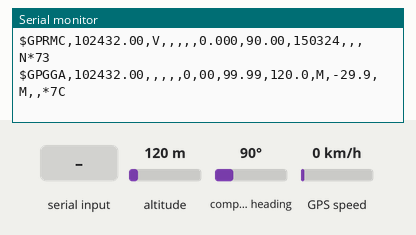
Simulated run of this sketch. Board: ESP8266 (NodeMCU). Parts: the last lines printed to the serial monitor. The test bench sets the inputs (shaded band); at power-on: compass heading 90°, altitude 120 m, GPS speed 0 km/h. WiFi joins after 1.5 s; servers stay silent unless stated; the GPS gets a fix after 3 s at 37.7749, -122.4194 with 8 satellites.

Above: at 2.7 s.
2.8 s: compass heading set to 269°
At 4.3 s:
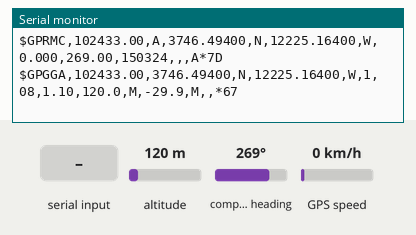
5.0 s: altitude set to 20 m
At 6.1 s:
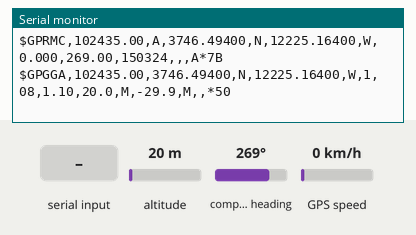
8.0 s: GPS speed set to 2 km/h
At 9.3 s:
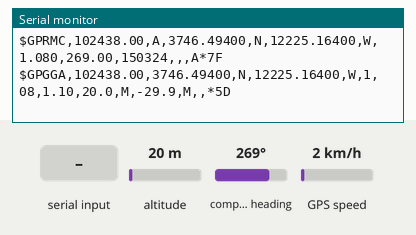
10.0 s: GPS speed set to 30 km/h
At 11.3 s:
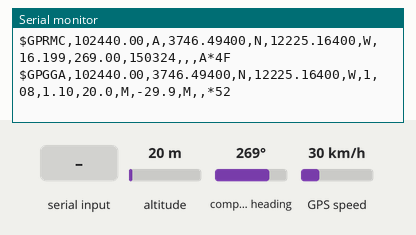
14.0 s: "1" received over the second serial link
At 14.4 s:
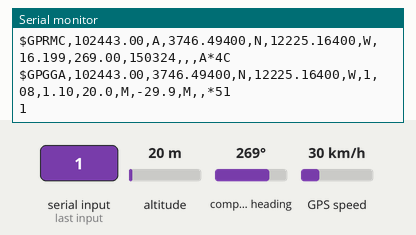
15.5 s: altitude set to 250 m
At 18.9 s:
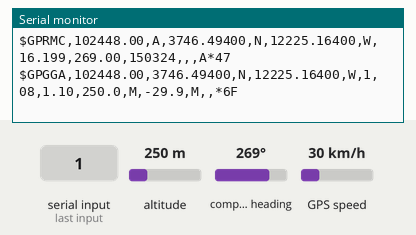

The sketch:

GPS_tracking.ino
```cpp
#include <TinyGPSPlus.h>
#include <SoftwareSerial.h>
#include <ESP8266WiFi.h>
#include <ESP8266WebServer.h>


const char* ssid     = "HONOR X9d";
const char* password = "keithlee";


#define GPS_RX_PIN D7
#define GPS_TX_PIN D8
#define GPS_BAUD   9600

TinyGPSPlus gps;
SoftwareSerial gpsSerial(GPS_RX_PIN, GPS_TX_PIN);


ESP8266WebServer server(80);

void handleGPS() {
  server.sendHeader("Access-Control-Allow-Origin", "*");

  if (!gps.location.isValid()) {
    char json[64];
    snprintf(json, sizeof(json),
      "{\"valid\":false,\"sats\":%d}",
      gps.satellites.value()
    );
    server.send(200, "application/json", json);
    return;
  }

  char json[256];
  snprintf(json, sizeof(json),
    "{"
      "\"valid\":true,"
      "\"lat\":%.6f,"
      "\"lon\":%.6f,"
      "\"speed\":%.2f,"
      "\"sat\":%d,"
      "\"hdop\":%.2f"
    "}",
    gps.location.lat(),
    gps.location.lng(),
    gps.speed.kmph(),
    gps.satellites.value(),
    gps.hdop.hdop()
  );

  server.send(200, "application/json", json);
}


void setup() {
  Serial.begin(115200);
  gpsSerial.begin(GPS_BAUD);

  Serial.println("\nStarting ESP8266 in STA mode");

  WiFi.mode(WIFI_STA);
  WiFi.begin(ssid, password);

  Serial.print("Connecting to WiFi");
  unsigned long startAttempt = millis();

  while (WiFi.status() != WL_CONNECTED) {
    delay(500);
    Serial.print(".");
    if (millis() - startAttempt > 15000) {
      Serial.println("\n WiFi connection failed");
      return;
    }
  }

  Serial.println("\n WiFi connected");
  Serial.print("IP Address: ");
  Serial.println(WiFi.localIP());

  server.on("/gps", handleGPS);
  server.begin();

}

void loop() {

  while (gpsSerial.available()) {
    char c = gpsSerial.read();
    gps.encode(c);
    Serial.write(c);
  }

  server.handleClient();
  yield();
}
```

Measured:
- after the input at 2.8 s, the serial monitor: prints a new line after 0.70 s (image 1)
- after the input at 5.0 s, the serial monitor: prints a new line after 0.51 s (image 2)
- after the input at 8.0 s, the serial monitor: prints a new line after 0.51 s (image 3)
- after the input at 10.0 s, the serial monitor: prints a new line after 0.51 s (image 4)
- after the input at 14.0 s, the serial monitor: prints a new line at once (image 5)
- after the input at 15.5 s, the serial monitor: prints a new line at once (image 6)
